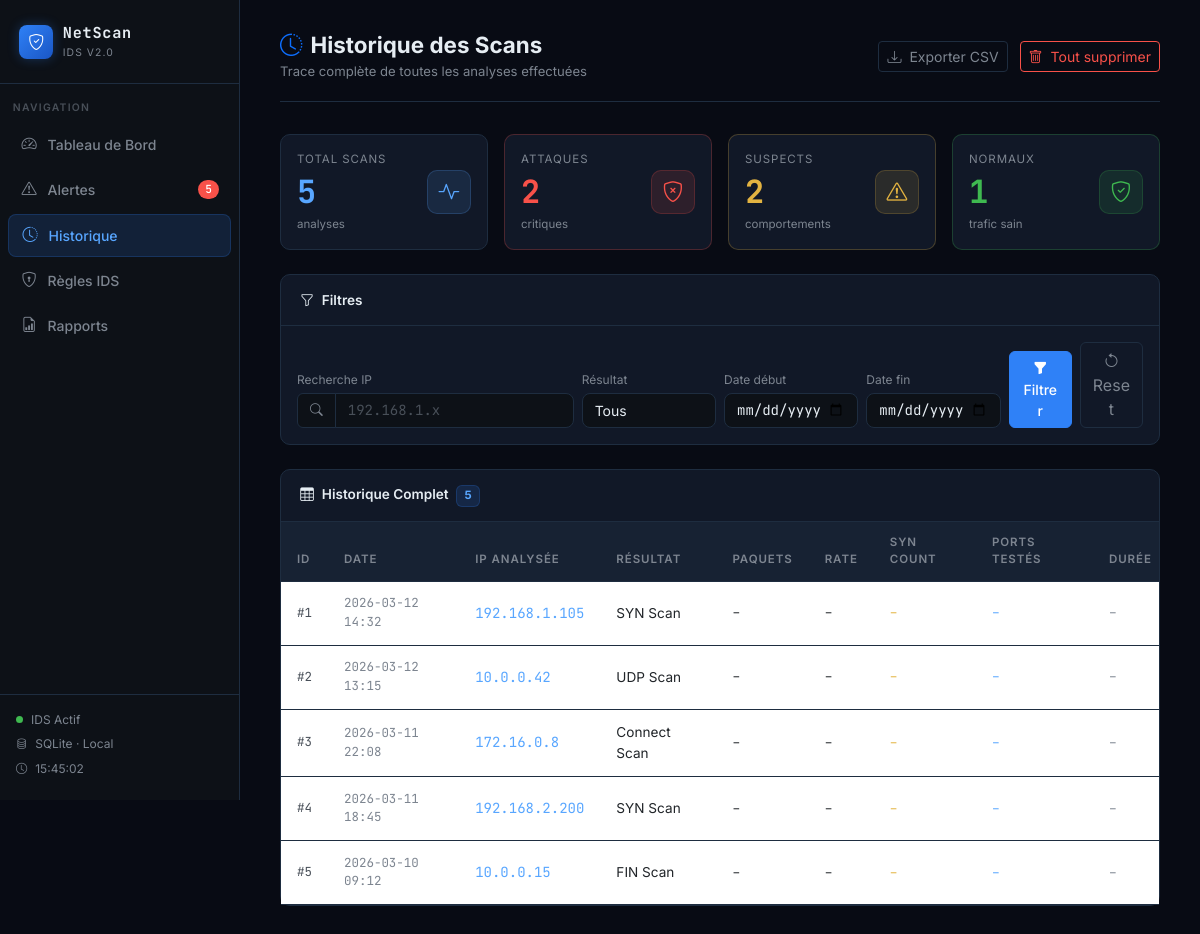
/historique, run on an earlier commit of the app's database.
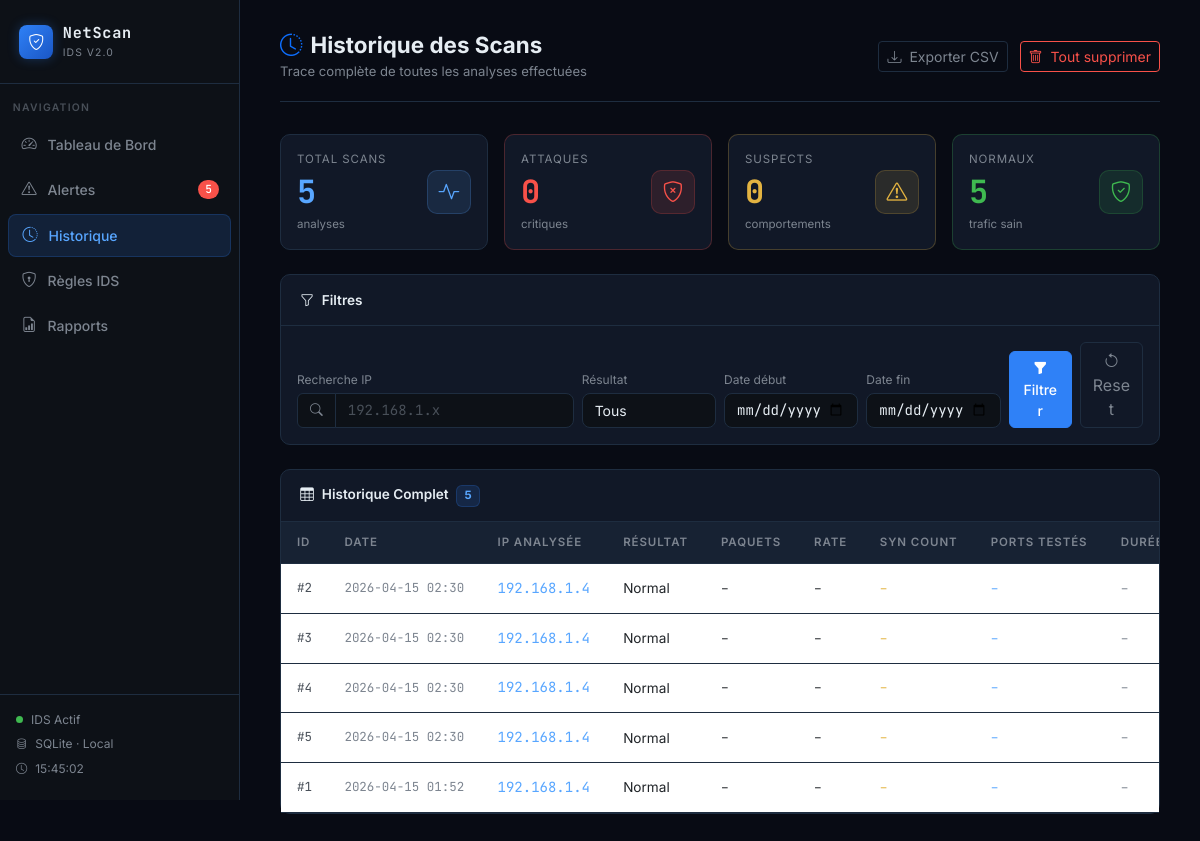
And on a later commit of the database.
### tables this page shows
CREATE TABLE alertes (
            id INTEGER PRIMARY KEY AUTOINCREMENT,
            date TEXT NOT NULL,
            ip TEXT NOT NULL,
            type TEXT NOT NULL,
            severite TEXT NOT NULL,
            statut TEXT DEFAULT 'Nouvelle'
        );

### webapp/app.py (the view)
@app.route("/historique")
def historique():
    search     = request.args.get("search", "")
    severite   = request.args.get("severite", "all")
    date_debut = request.args.get("date_debut", "")
    date_fin   = request.args.get("date_fin", "")
    conn   = get_db()
    query  = "SELECT * FROM alertes WHERE 1=1"
    params = []
    if search:
        query += " AND ip LIKE ?"
        params.append(f"%{search}%")
    if severite != "all":
        query += " AND severite = ?"
        params.append(severite)
    if date_debut:
        query += " AND date >= ?"
        params.append(date_debut + " 00:00")   # ← ajout " 00:00"
    if date_fin:
        query += " AND date <= ?"
        params.append(date_fin + " 23:59")
    query += " ORDER BY date DESC"
    scans = conn.execute(query, params).fetchall()
    stats = {
        "total":    conn.execute("SELECT COUNT(*) FROM alertes").fetchone()[0],
        "critiques": conn.execute("SELECT COUNT(*) FROM alertes WHERE severite='Critique'").fetchone()[0],
        "moyens":   conn.execute("SELECT COUNT(*) FROM alertes WHERE severite='Moyen'").fetchone()[0],
        "infos":    conn.execute("SELECT COUNT(*) FROM alertes WHERE severite='Info'").fetchone()[0],
    }
    conn.close()
    return render_template(
        "historique.html",
        scans=scans,
        stats=stats,
        search=search,
        severite=severite,
        date_debut=date_debut,
        date_fin=date_fin
    )

### webapp/app.py (called while the page is built)
def get_db():
    conn = sqlite3.connect(DB_PATH)
    conn.row_factory = sqlite3.Row
    return conn

### webapp/templates/historique.html (shortened to what this page needs)
{% extends "base.html" %}
{% set page = "historique" %}
{% block content %}
<div class="topbar">
  <div class="topbar-title">
    <h1><i class="bi bi-clock-history me-2 text-primary"></i>Historique des Scans</h1>
    <p>Trace complète de toutes les analyses effectuées</p>
  </div>
  <div class="topbar-actions">
    <a href="/historique/export_csv" class="btn btn-sm btn-outline-secondary">
      <i class="bi bi-download me-1"></i> Exporter CSV
    </a>
    <a href="/historique/supprimer_tout" class="btn btn-sm btn-outline-danger"
       onclick="return confirm('Supprimer tout l\'historique ?')">
      <i class="bi bi-trash me-1"></i> Tout supprimer
    </a>
  </div>
</div>
<div class="row g-3 mb-4">
  <div class="col-md-3">
    <div class="card h-100">
      <div class="card-body d-flex justify-content-between align-items-center p-3">
        <div>
          <div style="font-size:0.72rem;color:#7d8590;text-transform:uppercase;letter-spacing:0.08em;">Total Scans</div>
          <div class="fw-bold font-mono" style="font-size:2rem;color:#58a6ff;">{{ stats.total }}</div>
          <div style="font-size:0.72rem;color:#7d8590;">analyses</div>
        </div>
        <div style="width:44px;height:44px;border-radius:10px;background:rgba(88,166,255,0.12);display:flex;align-items:center;justify-content:center;border:1px solid rgba(88,166,255,0.2);">
          <i class="bi bi-activity" style="font-size:1.3rem;color:#58a6ff;"></i>
        </div>
      </div>
    </div>
  </div>
  <div class="col-md-3">
    <div class="card h-100" style="border-color:rgba(248,81,73,0.25);">
      <div class="card-body d-flex justify-content-between align-items-center p-3">
        <div>
          <div style="font-size:0.72rem;color:#7d8590;text-transform:uppercase;letter-spacing:0.08em;">Attaques</div>
          <div class="fw-bold font-mono" style="font-size:2rem;color:#f85149;">{{ stats.critiques }}</div>
          <div style="font-size:0.72rem;color:#7d8590;">critiques</div>
        </div>
        <div style="width:44px;height:44px;border-radius:10px;background:rgba(248,81,73,0.12);display:flex;align-items:center;justify-content:center;border:1px solid rgba(248,81,73,0.2);">
          <i class="bi bi-shield-x" style="font-size:1.3rem;color:#f85149;"></i>
        </div>
      </div>
    </div>
  </div>
  <div class="col-md-3">
    <div class="card h-100" style="border-color:rgba(227,179,65,0.25);">
      <div class="card-body d-flex justify-content-between align-items-center p-3">
        <div>
          <div style="font-size:0.72rem;color:#7d8590;text-transform:uppercase;letter-spacing:0.08em;">Suspects</div>
          <div class="fw-bold font-mono" style="font-size:2rem;color:#e3b341;">{{ stats.moyens }}</div>
          <div style="font-size:0.72rem;color:#7d8590;">comportements</div>
        </div>
        <div style="width:44px;height:44px;border-radius:10px;background:rgba(227,179,65,0.12);display:flex;align-items:center;justify-content:center;border:1px solid rgba(227,179,65,0.2);">
          <i class="bi bi-exclamation-triangle" style="font-size:1.3rem;color:#e3b341;"></i>
        </div>
      </div>
    </div>
  </div>
  <div class="col-md-3">
    <div class="card h-100" style="border-color:rgba(63,185,80,0.25);">
      <div class="card-body d-flex justify-content-between align-items-center p-3">
        <div>
          <div style="font-size:0.72rem;color:#7d8590;text-transform:uppercase;letter-spacing:0.08em;">Normaux</div>
          <div class="fw-bold font-mono" style="font-size:2rem;color:#3fb950;">{{ stats.infos }}</div>
          <div style="font-size:0.72rem;color:#7d8590;">trafic sain</div>
        </div>
        <div style="width:44px;height:44px;border-radius:10px;background:rgba(63,185,80,0.12);display:flex;align-items:center;justify-content:center;border:1px solid rgba(63,185,80,0.2);">
          <i class="bi bi-shield-check" style="font-size:1.3rem;color:#3fb950;"></i>
        </div>
      </div>
    </div>
  </div>
</div>
<div class="card mb-4">
  <div class="card-header">
    <span><i class="bi bi-funnel me-2"></i>Filtres</span>
  </div>
  <div class="card-body p-3">
    <form method="GET" action="{{ url_for('historique') }}" class="row g-2 align-items-end" id="form-filtres">
      <div class="col-md-4">
        <label style="font-size:0.75rem;color:#7d8590;margin-bottom:4px;">Recherche IP</label>
        <div class="input-group">
          <span class="input-group-text" style="background:#0d1117;border-color:#1e2d40;color:#7d8590;">
            <i class="bi bi-search" style="font-size:0.8rem;"></i>
          </span>
          <input type="text" name="search" class="form-control font-mono"
                 placeholder="192.168.1.x" value="{{ search }}"/>
        </div>
      </div>
      <div class="col-md-2">
        <label style="font-size:0.75rem;color:#7d8590;margin-bottom:4px;">Résultat</label>
        <select name="severite" class="form-select">
          <option value="all"      {% if severite=='all' %}selected{% endif %}>Tous</option>
        </select>
      </div>
      <div class="col-md-2">
        <label style="font-size:0.75rem;color:#7d8590;margin-bottom:4px;">Date début</label>
        <input type="date" name="date_debut" class="form-control font-mono" value="{{ date_debut }}"/>
      </div>
      <div class="col-md-2">
        <label style="font-size:0.75rem;color:#7d8590;margin-bottom:4px;">Date fin</label>
        <input type="date" name="date_fin" class="form-control font-mono" value="{{ date_fin }}"/>
      </div>
      <div class="col-md-1">
        <button type="submit" class="btn btn-primary w-100">
          <i class="bi bi-funnel-fill"></i> Filtrer
        </button>
      </div>
      <div class="col-md-1">
        <button type="button" class="btn btn-outline-secondary w-100" onclick="resetFiltres()">
          <i class="bi bi-arrow-counterclockwise"></i> Reset
        </button>
      </div>
    </form>
  </div>
</div>
<div class="card">
  <div class="card-header">
    <span>
      <i class="bi bi-table me-2"></i>Historique Complet
      <span class="badge ms-1" style="background:rgba(47,129,247,0.15);color:#58a6ff;border:1px solid rgba(47,129,247,0.2);font-size:0.72rem;">
        {{ scans | length }}
      </span>
    </span>
  </div>
  <div class="card-body p-0" style="overflow-x:auto;">
    <table class="table table-hover mb-0" style="min-width:1100px;">
      <thead>
        <tr>
          <th>ID</th>
          <th>Date</th>
          <th>IP Analysée</th>
          <th>Résultat</th>
          <th>Paquets</th>
          <th>Rate</th>
          <th>SYN count</th>
          <th>Ports testés</th>
          <th>Durée</th>
        </tr>
      </thead>
      <tbody>
        {% if scans %}
          {% for s in scans %}
          <tr>
            <td class="font-mono" style="font-size:0.78rem;color:#484f58;">#{{ s.id }}</td>
            <td class="font-mono" style="font-size:0.78rem;color:#7d8590;">{{ s.date }}</td>
            <td class="font-mono" style="color:#58a6ff;">{{ s.ip }}</td>
            <td style="font-size:0.85rem;max-width:220px;">
              <span title="{{ s.type }}">
                {% if s.type | length > 35 %}
                  {{ s.type[:35] }}...
                {% else %}
                  {{ s.type }}
                {% endif %}
              </span>
            </td>
            <td class="font-mono" style="font-size:0.8rem;">
              {% if s.nb_paquets %}{{ s.nb_paquets }}{% else %}–{% endif %}
            </td>
            <td class="font-mono" style="font-size:0.8rem;">
              {% if s.rate %}{{ s.rate }}{% else %}–{% endif %}
            </td>
            <td class="font-mono" style="font-size:0.8rem;color:#e3b341;">
              {% if s.syn_count %}{{ s.syn_count }}{% else %}–{% endif %}
            </td>
            <td class="font-mono" style="font-size:0.8rem;color:#58a6ff;">
              {% if s.ports_testes %}{{ s.ports_testes }}{% else %}–{% endif %}
            </td>
            <td class="font-mono" style="font-size:0.8rem;color:#7d8590;">
              {% if s.duree %}{{ s.duree }}s{% else %}–{% endif %}
            </td>
          </tr>
          {% endfor %}
        {% endif %}
      </tbody>
    </table>
  </div>
</div>
{% endblock %}

### webapp/templates/base.html (shortened to what this page needs)
<!DOCTYPE html>
<html lang="fr">
<head>
  <link href="https://cdn.jsdelivr.net/npm/bootstrap@5.3.0/dist/css/bootstrap.min.css" rel="stylesheet"/>
  <link href="https://cdn.jsdelivr.net/npm/bootstrap-icons@1.11.0/font/bootstrap-icons.css" rel="stylesheet"/>
</head>
<body>
<div class="sidebar">
  <div class="sidebar-brand">
    <div class="logo-icon">
      <i class="bi bi-shield-check text-white"></i>
    </div>
    <div>
      <div class="brand-text">NetScan</div>
      <div class="brand-sub">IDS v2.0</div>
    </div>
  </div>
  <div class="sidebar-section">Navigation</div>
  <nav class="nav flex-column">
    <a href="/" class="nav-link {% if page=='dashboard' %}active{% endif %}">
      <span class="nav-icon"><i class="bi bi-speedometer2"></i></span>
      Tableau de Bord
    </a>
    <a href="/alertes" class="nav-link {% if page=='alertes' %}active{% endif %}">
      <span class="nav-icon"><i class="bi bi-exclamation-triangle"></i></span>
      Alertes
      <span class="nav-badge" id="badge-alertes">–</span>
    </a>
    <a href="/historique" class="nav-link {% if page=='historique' %}active{% endif %}">
      <span class="nav-icon"><i class="bi bi-clock-history"></i></span>
      Historique
    </a>
    <a href="/regles" class="nav-link {% if page=='regles' %}active{% endif %}">
      <span class="nav-icon"><i class="bi bi-shield-lock"></i></span>
      Règles IDS
    </a>
   <a href="/rapports" class="nav-link {% if page=='rapports' %}active{% endif %}">
  <span class="nav-icon"><i class="bi bi-file-earmark-bar-graph"></i></span>
  Rapports
</a>
  </nav>
  <div class="sidebar-footer">
    <div class="status-indicator">
      <div class="pulse-dot"></div>
      <span>IDS Actif</span>
    </div>
    <div class="status-indicator">
      <i class="bi bi-database" style="font-size:0.7rem;"></i>
      <span>SQLite · Local</span>
    </div>
    <div class="status-indicator">
      <i class="bi bi-clock" style="font-size:0.7rem;"></i>
      <span id="time-display">--:--:--</span>
    </div>
  </div>
</div>
<div class="main-content">
  {% block content %}{% endblock %}
</div>
</body>
</html>

What changed in the data, as far as the page shows it:
changed alertes id 2: date "2026-03-12 13:15" → "2026-04-15 02:30"; ip "10.0.0.42" → "192.168.1.4"; type "UDP Scan" → "Normal"
changed alertes id 3: date "2026-03-11 22:08" → "2026-04-15 02:30"; ip "172.16.0.8" → "192.168.1.4"; type "Connect Scan" → "Normal"
changed alertes id 4: date "2026-03-11 18:45" → "2026-04-15 02:30"; ip "192.168.2.200" → "192.168.1.4"; type "SYN Scan" → "Normal"
changed alertes id 5: date "2026-03-10 09:12" → "2026-04-15 02:30"; ip "10.0.0.15" → "192.168.1.4"; type "FIN Scan" → "Normal"
changed alertes id 1: date "2026-03-12 14:32" → "2026-04-15 01:52"; ip "192.168.1.105" → "192.168.1.4"; type "SYN Scan" → "Normal"; moves down the list
Also different on the page:
{{ stats.critiques }}: "2" → "0"
{{ stats.moyens }}: "2" → "0"
{{ stats.infos }}: "1" → "5"
